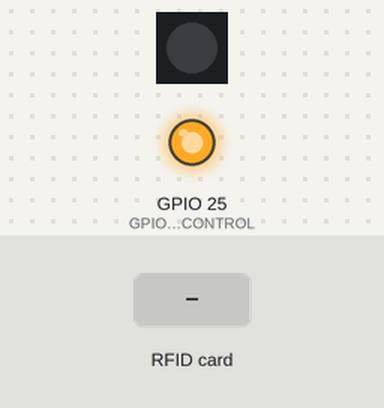
Bench run of a program on a simulated ESP32. Parts: 1 RGB LEDs in strip order, left to right, output pins drawn as LEDs (lit = HIGH). The inputs (shaded band) are chosen by the test bench. WiFi joins after 1.5 s; servers stay silent unless stated; what the program prints to the serial monitor is not drawn.

Above: at 2.7 s.
2.8 s: RFID card 73 AB 8A F5 held to the reader
At 4.0 s:
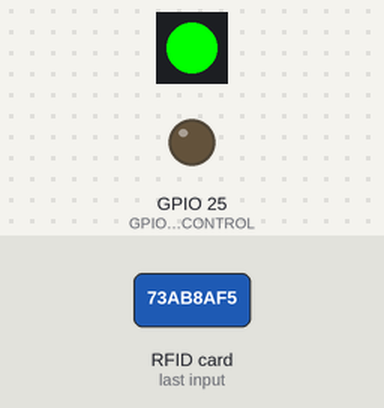
Timing chart, 0 to 9.3 s (numbered marks = the images above; inputs shaded):
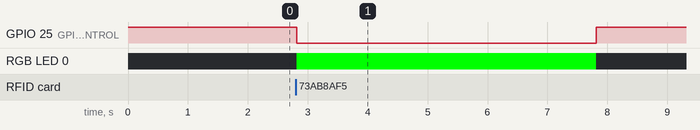

Measured:
- after the input at 2.8 s, GPIO 25 (GPIO_DOOR_CONTROL): HIGH → LOW at once, → HIGH 5.0 s later; RGB LED 0: off → RGB(0, 255, 0) at once, → off 5.0 s later

The program:

main.cpp
```cpp
#include <Arduino.h>
#include "rfid.hpp" // RFID-Funktionalität
#include "http.hpp" // HTTP-Funktionalität
#include "neopixel.hpp" // Neopixel-Funktionalität

#define GPIO_DOOR_CONTROL GPIO_NUM_25 // Türsteuerung GPIO-Pin

void setup()
{
    Serial.begin(9600); // Serielle Kommunikation starten
    pinMode(GPIO_DOOR_CONTROL, OUTPUT); // Türsteuerung als Ausgang konfigurieren
    digitalWrite(GPIO_DOOR_CONTROL, HIGH); // Tür schließen
    neopixel_setup(); // Neopixel initialisieren
    neopixel_off();
    rfid_setup(); // RFID initialisieren
    http_setup(); // HTTP initialisieren
}

void loop()
{
    String uid = read_rfid(); // RFID-Karte lesen und UID erhalten
    if(uid != "")
    {
        neopixel_white(); // Neopixel auf weiß setzen (Karte gelesen)
        //if(http_check_id(uid)) // UID mit HTTP-Anfrage überprüfen
        if(uid == "73AB8AF5")
        {
            Serial.println("OPENING DOOR!"); // Nachricht auf der seriellen Konsole ausgeben
            digitalWrite(GPIO_DOOR_CONTROL, LOW); // Tür öffnen
            neopixel_green(); // Neopixel auf grün setzen (Zugang gewährt)
            delay(5000); // 5 Sekunden warten, Tür bleibt offen
            digitalWrite(GPIO_DOOR_CONTROL, HIGH); // Tür schließen
            neopixel_off(); // Neopixel ausschalten
        }
        else // UID ist nicht berechtigt
        {
            neopixel_red(); // Neopixel auf rot setzen (Zugang verweigert)
            delay(3000); // 3 Sekunden warten
            neopixel_off(); // Neopixel ausschalten
        }
    }
}
```

http.hpp
```cpp
#include <Arduino.h>

void http_setup();
bool http_check_id(String uid);
```

neopixel.hpp
```cpp
void neopixel_setup();

void neopixel_green();
void neopixel_red();
void neopixel_white();
void neopixel_off();
```

rfid.hpp
```cpp
#include <Arduino.h>

void rfid_setup();
String read_rfid();
```

http.cpp
```cpp
#include "http.hpp" // Einbindung der benutzerdefinierten Header-Datei für HTTP-Funktionalität

#include <Arduino.h>
#include <WiFi.h> // Einbindung der WiFi-Bibliothek
#include <HTTPClient.h> // Einbindung der HTTP-Client-Bibliothek

// WiFi-Zugangsdaten
const char WIFI_SSID[] = "qbin's Pixel";
const char WIFI_PASSWORD[] = "openPixel!";

// Zugangsdaten für die Website
const char WEBSITE_USER[] = "leoapp";
const char WEBSITE_PASSWORD[] = "leoapp";

// URL der Website zur UID-Überprüfung
String HOST_NAME = "https://secureaccess.it4schools.de/slgweb/chipcards/check.php?id=";

HTTPClient client; // HTTP-Client-Objekt

void http_setup()
{
  WiFi.begin(WIFI_SSID, WIFI_PASSWORD); // Verbindung zum WiFi-Netzwerk herstellen
  Serial.println("Connecting");
  while(WiFi.status() != WL_CONNECTED) { // Warten, bis die Verbindung hergestellt ist
    delay(500);
    Serial.print(".");
  }
  Serial.println("");
  Serial.print("Connected to network with ip=");
  Serial.println(WiFi.localIP()); // IP-Adresse ausgeben
  Serial.println(WiFi.gatewayIP()); // Gateway-IP ausgeben
}

bool http_check_id(String uid)
{
  String url = HOST_NAME + uid; // Vollständige URL erstellen
  client.begin(url); // HTTP-Verbindung starten
  client.setAuthorization(WEBSITE_USER, WEBSITE_PASSWORD); // Authentifizierung setzen
  int httpCode = client.GET(); // HTTP GET-Anfrage senden

  //TODO: Protokollspezifikationen implementieren (derzeit: Fehler = false, kein Fehler = true)

  // httpCode wird negativ bei Fehler
  if(httpCode > 0)
  {
    if(httpCode == HTTP_CODE_OK)
    {
      String payload = client.getString(); // Antwort des Servers lesen
      Serial.println(payload);
      client.end(); // Verbindung beenden
      return true; // Erfolgreiche Überprüfung
    }
    else
    {
      // HTTP-Header wurde gesendet und die Serverantwort wurde verarbeitet
      Serial.printf("[HTTP] GET... code: %d\n", httpCode);
      String payload = client.getString(); // Antwort des Servers lesen
      Serial.println(payload);
    }
  }
  else
  {
    Serial.printf("[HTTP] GET... failed, error: %s\n", client.errorToString(httpCode).c_str()); // Fehler ausgeben
    return false; // Fehlgeschlagene Überprüfung
  }

  client.end(); // Verbindung beenden
  return false; // Fehlgeschlagene Überprüfung
}
```

neopixel.cpp
```cpp
#include <Arduino.h>
#include <NeoPixelBus.h>
#include "neopixel.hpp"

#define GPIO_NEOPIXEL GPIO_NUM_2

NeoPixelBus<NeoGrbFeature, NeoEsp32Rmt0Ws2812xMethod> pixelBus(1, GPIO_NEOPIXEL);

void neopixel_setup()
{
    pixelBus.Begin();
}

void neopixel_green()
{
    pixelBus.SetPixelColor(0, RgbColor(0,255,0));
    pixelBus.Show();
}

void neopixel_red()
{
    pixelBus.SetPixelColor(0, RgbColor(255,0,0));
    pixelBus.Show();
}

void neopixel_white()
{
    pixelBus.SetPixelColor(0, RgbColor(255,255,255));
    pixelBus.Show();
}

void neopixel_off()
{
    pixelBus.SetPixelColor(0, RgbColor(0,0,0));
    pixelBus.Show();
}
```

rfid.cpp
```cpp
#include "rfid.hpp" // Einbindung der benutzerdefinierten Header-Datei für RFID-Funktionalität

#include <Arduino.h>
#include <SPI.h> // Einbindung der SPI-Bibliothek
#include <MFRC522.h> // Einbindung der MFRC522-Bibliothek für RFID

#define SS_PIN  GPIO_NUM_5  // ESP32 GPIO5 für SS (Slave Select)
#define RST_PIN GPIO_NUM_27 // ESP32 GPIO27 für RST (Reset)

MFRC522 rfid(SS_PIN, RST_PIN); // Initialisierung des RFID-Lesers

void rfid_setup()
{
  SPI.begin(); // Initialisierung der SPI-Schnittstelle
  rfid.PCD_Init(); // Initialisierung des RFID-Lesers
}

char hex[16] = {'0','1','2','3','4','5','6','7','8','9','A','B','C','D','E','F'}; // Hexadezimale Zeichen

String read_rfid()
{
  if (rfid.PICC_IsNewCardPresent()) { // Prüfen, ob eine neue Karte verfügbar ist
    Serial.println("Card present");
    if (rfid.PICC_ReadCardSerial()) { // UID der Karte wurde gelesen
      String uid; // String zur Speicherung der UID
      for (int i = 0; i < rfid.uid.size; i++)
      {
        uid += hex[(rfid.uid.uidByte[i] >> 4) & 0xF]; // Höhere 4 Bits in hexadezimal konvertieren
        uid += hex[rfid.uid.uidByte[i] & 0xF]; // Niedrigere 4 Bits in hexadezimal konvertieren
      }
      rfid.PICC_HaltA(); // Karte anhalten
      rfid.PCD_StopCrypto1(); // Verschlüsselung stoppen
      Serial.println("UID: " + uid); // UID auf der seriellen Konsole ausgeben
      return uid; // UID zurückgeben
    }
  }
  return ""; // Keine Karte vorhanden oder Fehler
}
```
